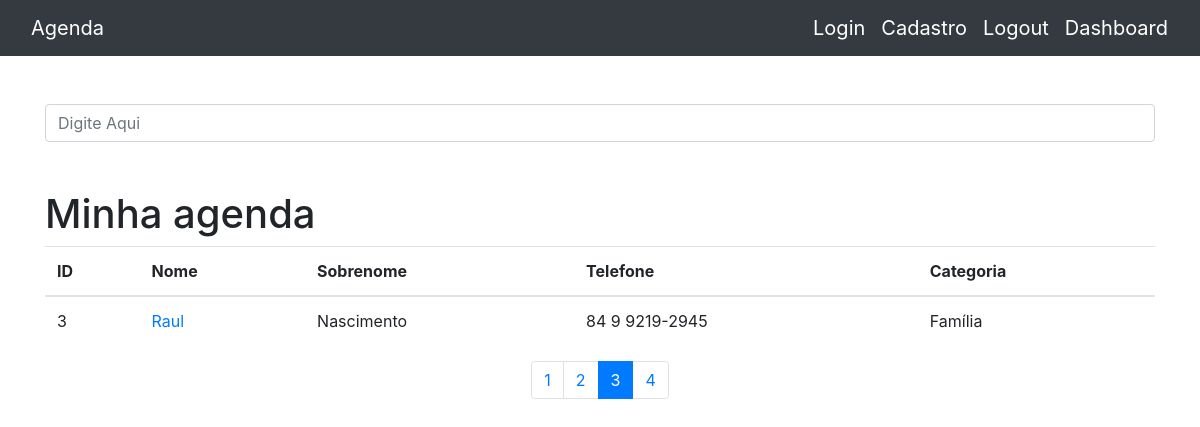
The page /?p=3&termo= on the database its author committed.
### contatos/models.py (models this page shows, shortened)
class Contato(models.Model):
    nome = models.CharField(max_length=300)
    sobrenome = models.CharField(max_length=300, blank=True)
    telefone = models.CharField(max_length=300)
    email = models.CharField(max_length=300, blank=True)
    data_criacao = models.DateField(default=timezone.now)
    descricao = models.TextField(blank=True)
    categoria = models.ForeignKey(Categoria, on_delete=models.DO_NOTHING)
    mostrar = models.BooleanField(default=True)
    foto = models.ImageField(blank=True, upload_to='fotos/%Y/%m/%d')

class Categoria(models.Model):
    nome = models.CharField(max_length=300)
    def __str__(self):
        return self.nome

### contatos/views.py (the view)
# urls.py: path('', views.index, name='index'),
def index(request):
    contatos = Contato.objects.order_by('id').filter(
        mostrar=True
    )
    paginator = Paginator(contatos, 1)
    page = request.GET.get('p')
    contatos = paginator.get_page(page)
    return render(request, 'contatos/index.html', {
        'contatos': contatos
    })

### contatos/templates/contatos/index.html
{% extends 'base.html' %}
{%block conteudo%}
    <h1 class="mt-5">Minha agenda</h1>
            <table class="table">
              <thead>
                <tr>
                  <th>ID</th>
                  <th>Nome</th>
                  <th>Sobrenome</th>
                  <th>Telefone</th>
                  <th>Categoria</th>
                </tr>
              </thead>
              <tbody>
                {%for contato in contatos%}
                  <tr>
                    <td>{{contato.id}}</td>
                    <td>
                      <a href="{%url 'ver_contato' contato.id%}">{{contato.nome}} </a>
                    </td>
                    <td>{{contato.sobrenome}}</td>
                    <td>{{contato.telefone}}</td>
                    <td>{{contato.categoria}}</td>
                  </tr>
                {% endfor %}
              </tbody>
            </table>
  <nav aria-label="Page navigation example">
  <ul class="pagination justify-content-center">
    {%for pagina in contatos.paginator.page_range%}
      {%if contatos.number == pagina%}
        <li class="page-item active">
          <a class="page-link" href="?p={{pagina}}&termo={{request.GET.termo}}">{{pagina}}</a>
        </li>
      {%else%}
        <li class="page-item">
          <a class="page-link" href="?p={{pagina}}&termo={{request.GET.termo}}">{{pagina}}</a>
        </li>
      {%endif%}
    {%endfor%}
  </ul>
</nav>
{%endblock%}

### rows shown on the page
Contato: id "3", nome "Raul", sobrenome "Nascimento", telefone "84 9 9219-2945", categoria "Família"

### other values the page prints
{{ pagina }} "1" "2" "4"
{{ pagina }} "3"
